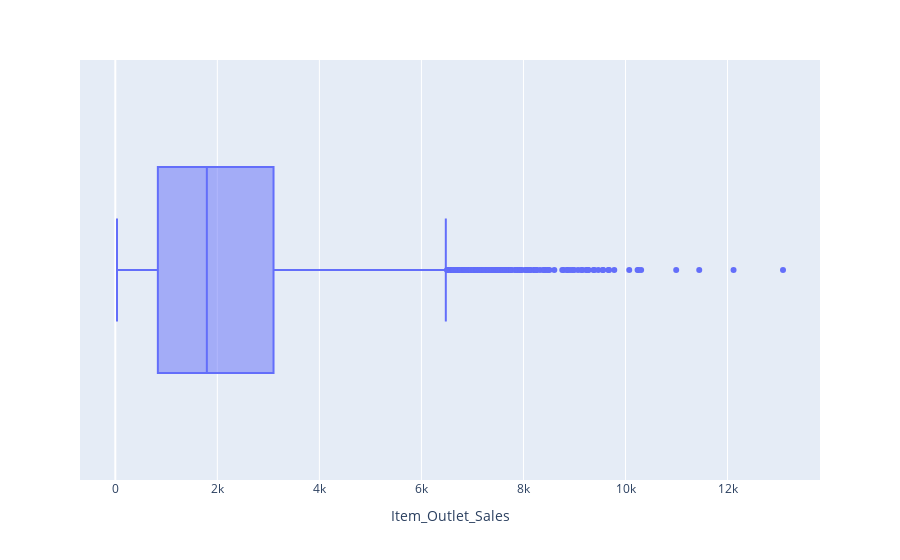

The notebook cell this image was saved under:
### Code cell
# boxplot de la target, 
px.box(df, "Item_Outlet_Sales")

### Figure 1 — Plotly figure (JSON) as saved in the notebook; plotly's stock layout.template omitted (floating-point values rounded to 4 significant figures; data arrays with more than 128 entries replaced by an {"elided": "..."} marker saying what was removed)
{"data": [{"alignmentgroup": "True", "hovertemplate": "Item_Outlet_Sales=%{x}<extra></extra>", "legendgroup": "", "marker": {"color": "#636efa"}, "name": "", "notched": false, "offsetgroup": "", "orientation": "h", "showlegend": false, "type": "box", "x": {"elided": "8523 float values"}, "x0": " ", "xaxis": "x", "y0": " ", "yaxis": "y"}], "layout": {"boxmode": "group", "legend": {"tracegroupgap": 0}, "margin": {"t": 60}, "xaxis": {"anchor": "y", "domain": [0, 1], "title": {"text": "Item_Outlet_Sales"}}, "yaxis": {"anchor": "x", "domain": [0, 1]}}}
